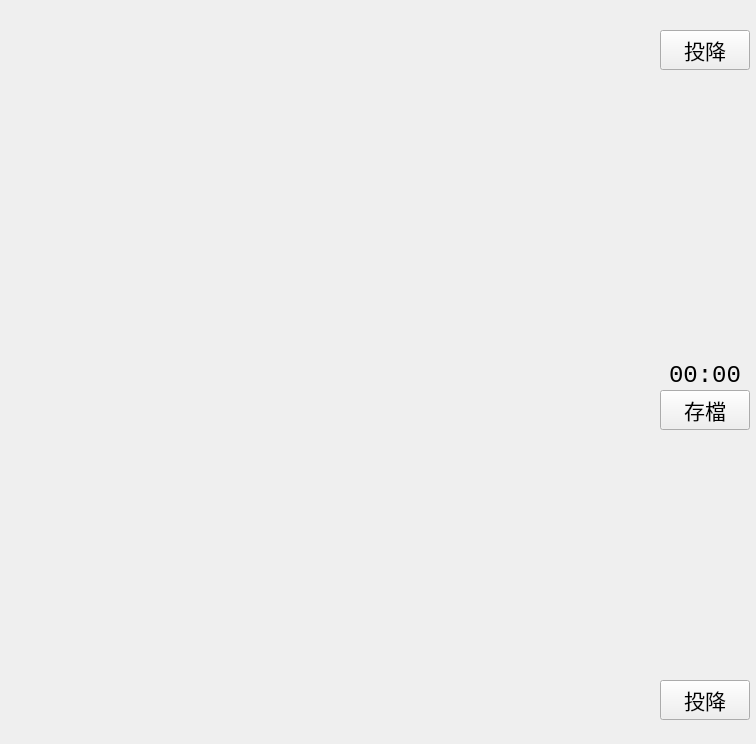
<?xml version="1.0" encoding="UTF-8"?>
<ui version="4.0">
 <class>ChessBoard</class>
 <widget class="QWidget" name="ChessBoard">
  <property name="geometry">
   <rect>
    <x>0</x>
    <y>0</y>
    <width>756</width>
    <height>744</height>
   </rect>
  </property>
  <property name="windowTitle">
   <string>Form</string>
  </property>
  <property name="autoFillBackground">
   <bool>false</bool>
  </property>
  <widget class="QPushButton" name="BACK">
   <property name="geometry">
    <rect>
     <x>0</x>
     <y>0</y>
     <width>661</width>
     <height>741</height>
    </rect>
   </property>
   <property name="text">
    <string/>
   </property>
   <property name="icon">
    <iconset>
     <normaloff>../svg/棋盤.svg</normaloff>../svg/棋盤.svg</iconset>
   </property>
   <property name="iconSize">
    <size>
     <width>650</width>
     <height>2560</height>
    </size>
   </property>
   <property name="flat">
    <bool>true</bool>
   </property>
  </widget>
  <widget class="QPushButton" name="btn_BL_shi_R">
   <property name="geometry">
    <rect>
     <x>377</x>
     <y>670</y>
     <width>51</width>
     <height>51</height>
    </rect>
   </property>
   <property name="text">
    <string/>
   </property>
   <property name="icon">
    <iconset>
     <normaloff>../svg/ad1.svg</normaloff>../svg/ad1.svg</iconset>
   </property>
   <property name="iconSize">
    <size>
     <width>48</width>
     <height>48</height>
    </size>
   </property>
   <property name="flat">
    <bool>true</bool>
   </property>
  </widget>
  <widget class="QPushButton" name="btn_BL_shi_L">
   <property name="geometry">
    <rect>
     <x>233</x>
     <y>670</y>
     <width>51</width>
     <height>51</height>
    </rect>
   </property>
   <property name="text">
    <string/>
   </property>
   <property name="icon">
    <iconset>
     <normaloff>../svg/ad1.svg</normaloff>../svg/ad1.svg</iconset>
   </property>
   <property name="iconSize">
    <size>
     <width>48</width>
     <height>48</height>
    </size>
   </property>
   <property name="flat">
    <bool>true</bool>
   </property>
  </widget>
  <widget class="QPushButton" name="btn_RD_shi_R">
   <property name="geometry">
    <rect>
     <x>377</x>
     <y>22</y>
     <width>51</width>
     <height>51</height>
    </rect>
   </property>
   <property name="text">
    <string/>
   </property>
   <property name="icon">
    <iconset>
     <normaloff>../svg/al1.svg</normaloff>../svg/al1.svg</iconset>
   </property>
   <property name="iconSize">
    <size>
     <width>48</width>
     <height>48</height>
    </size>
   </property>
   <property name="flat">
    <bool>true</bool>
   </property>
  </widget>
  <widget class="QPushButton" name="btn_RD_shi_L">
   <property name="geometry">
    <rect>
     <x>233</x>
     <y>22</y>
     <width>51</width>
     <height>51</height>
    </rect>
   </property>
   <property name="text">
    <string/>
   </property>
   <property name="icon">
    <iconset>
     <normaloff>../svg/al1.svg</normaloff>../svg/al1.svg</iconset>
   </property>
   <property name="iconSize">
    <size>
     <width>48</width>
     <height>48</height>
    </size>
   </property>
   <property name="flat">
    <bool>true</bool>
   </property>
  </widget>
  <widget class="QPushButton" name="btn_BL_pao_R">
   <property name="geometry">
    <rect>
     <x>521</x>
     <y>526</y>
     <width>51</width>
     <height>51</height>
    </rect>
   </property>
   <property name="text">
    <string/>
   </property>
   <property name="icon">
    <iconset>
     <normaloff>../svg/cd1.svg</normaloff>../svg/cd1.svg</iconset>
   </property>
   <property name="iconSize">
    <size>
     <width>48</width>
     <height>48</height>
    </size>
   </property>
   <property name="flat">
    <bool>true</bool>
   </property>
  </widget>
  <widget class="QPushButton" name="btn_BL_pao_L">
   <property name="geometry">
    <rect>
     <x>89</x>
     <y>526</y>
     <width>51</width>
     <height>51</height>
    </rect>
   </property>
   <property name="text">
    <string/>
   </property>
   <property name="icon">
    <iconset>
     <normaloff>../svg/cd1.svg</normaloff>../svg/cd1.svg</iconset>
   </property>
   <property name="iconSize">
    <size>
     <width>48</width>
     <height>48</height>
    </size>
   </property>
   <property name="flat">
    <bool>true</bool>
   </property>
  </widget>
  <widget class="QPushButton" name="btn_RD_pao_R">
   <property name="geometry">
    <rect>
     <x>521</x>
     <y>166</y>
     <width>51</width>
     <height>51</height>
    </rect>
   </property>
   <property name="text">
    <string/>
   </property>
   <property name="icon">
    <iconset>
     <normaloff>../svg/cl1.svg</normaloff>../svg/cl1.svg</iconset>
   </property>
   <property name="iconSize">
    <size>
     <width>48</width>
     <height>48</height>
    </size>
   </property>
   <property name="flat">
    <bool>true</bool>
   </property>
  </widget>
  <widget class="QPushButton" name="btn_RD_pao_L">
   <property name="geometry">
    <rect>
     <x>89</x>
     <y>166</y>
     <width>51</width>
     <height>51</height>
    </rect>
   </property>
   <property name="text">
    <string/>
   </property>
   <property name="icon">
    <iconset>
     <normaloff>../svg/cl1.svg</normaloff>../svg/cl1.svg</iconset>
   </property>
   <property name="iconSize">
    <size>
     <width>48</width>
     <height>48</height>
    </size>
   </property>
   <property name="flat">
    <bool>true</bool>
   </property>
  </widget>
  <widget class="QPushButton" name="btn_BL_xiang_R">
   <property name="geometry">
    <rect>
     <x>449</x>
     <y>670</y>
     <width>51</width>
     <height>51</height>
    </rect>
   </property>
   <property name="text">
    <string/>
   </property>
   <property name="icon">
    <iconset>
     <normaloff>../svg/ed1.svg</normaloff>../svg/ed1.svg</iconset>
   </property>
   <property name="iconSize">
    <size>
     <width>48</width>
     <height>48</height>
    </size>
   </property>
   <property name="flat">
    <bool>true</bool>
   </property>
  </widget>
  <widget class="QPushButton" name="btn_BL_xiang_L">
   <property name="geometry">
    <rect>
     <x>161</x>
     <y>670</y>
     <width>51</width>
     <height>51</height>
    </rect>
   </property>
   <property name="text">
    <string/>
   </property>
   <property name="icon">
    <iconset>
     <normaloff>../svg/ed1.svg</normaloff>../svg/ed1.svg</iconset>
   </property>
   <property name="iconSize">
    <size>
     <width>48</width>
     <height>48</height>
    </size>
   </property>
   <property name="flat">
    <bool>true</bool>
   </property>
  </widget>
  <widget class="QPushButton" name="btn_BL_jiang">
   <property name="geometry">
    <rect>
     <x>305</x>
     <y>670</y>
     <width>51</width>
     <height>51</height>
    </rect>
   </property>
   <property name="text">
    <string/>
   </property>
   <property name="icon">
    <iconset>
     <normaloff>../svg/gd1.svg</normaloff>../svg/gd1.svg</iconset>
   </property>
   <property name="iconSize">
    <size>
     <width>48</width>
     <height>48</height>
    </size>
   </property>
   <property name="flat">
    <bool>true</bool>
   </property>
  </widget>
  <widget class="QPushButton" name="btn_BL_ma_R">
   <property name="geometry">
    <rect>
     <x>521</x>
     <y>670</y>
     <width>51</width>
     <height>51</height>
    </rect>
   </property>
   <property name="text">
    <string/>
   </property>
   <property name="icon">
    <iconset>
     <normaloff>../svg/hd1.svg</normaloff>../svg/hd1.svg</iconset>
   </property>
   <property name="iconSize">
    <size>
     <width>48</width>
     <height>48</height>
    </size>
   </property>
   <property name="flat">
    <bool>true</bool>
   </property>
  </widget>
  <widget class="QPushButton" name="btn_BL_ma_L">
   <property name="geometry">
    <rect>
     <x>89</x>
     <y>670</y>
     <width>51</width>
     <height>51</height>
    </rect>
   </property>
   <property name="text">
    <string/>
   </property>
   <property name="icon">
    <iconset>
     <normaloff>../svg/hd1.svg</normaloff>../svg/hd1.svg</iconset>
   </property>
   <property name="iconSize">
    <size>
     <width>48</width>
     <height>48</height>
    </size>
   </property>
   <property name="flat">
    <bool>true</bool>
   </property>
  </widget>
  <widget class="QPushButton" name="btn_BL_ju_R">
   <property name="geometry">
    <rect>
     <x>593</x>
     <y>670</y>
     <width>51</width>
     <height>51</height>
    </rect>
   </property>
   <property name="text">
    <string/>
   </property>
   <property name="icon">
    <iconset>
     <normaloff>../svg/rd1.svg</normaloff>../svg/rd1.svg</iconset>
   </property>
   <property name="iconSize">
    <size>
     <width>48</width>
     <height>48</height>
    </size>
   </property>
   <property name="flat">
    <bool>true</bool>
   </property>
  </widget>
  <widget class="QPushButton" name="btn_BL_ju_L">
   <property name="geometry">
    <rect>
     <x>17</x>
     <y>670</y>
     <width>51</width>
     <height>51</height>
    </rect>
   </property>
   <property name="text">
    <string/>
   </property>
   <property name="icon">
    <iconset>
     <normaloff>../svg/rd1.svg</normaloff>../svg/rd1.svg</iconset>
   </property>
   <property name="iconSize">
    <size>
     <width>48</width>
     <height>48</height>
    </size>
   </property>
   <property name="flat">
    <bool>true</bool>
   </property>
  </widget>
  <widget class="QPushButton" name="btn_RD_bing_5">
   <property name="geometry">
    <rect>
     <x>593</x>
     <y>238</y>
     <width>51</width>
     <height>51</height>
    </rect>
   </property>
   <property name="text">
    <string/>
   </property>
   <property name="icon">
    <iconset>
     <normaloff>../svg/sl1.svg</normaloff>../svg/sl1.svg</iconset>
   </property>
   <property name="iconSize">
    <size>
     <width>48</width>
     <height>48</height>
    </size>
   </property>
   <property name="flat">
    <bool>true</bool>
   </property>
  </widget>
  <widget class="QPushButton" name="btn_RD_bing_4">
   <property name="geometry">
    <rect>
     <x>449</x>
     <y>238</y>
     <width>51</width>
     <height>51</height>
    </rect>
   </property>
   <property name="text">
    <string/>
   </property>
   <property name="icon">
    <iconset>
     <normaloff>../svg/sl1.svg</normaloff>../svg/sl1.svg</iconset>
   </property>
   <property name="iconSize">
    <size>
     <width>48</width>
     <height>48</height>
    </size>
   </property>
   <property name="flat">
    <bool>true</bool>
   </property>
  </widget>
  <widget class="QPushButton" name="btn_RD_bing_3">
   <property name="geometry">
    <rect>
     <x>305</x>
     <y>238</y>
     <width>51</width>
     <height>51</height>
    </rect>
   </property>
   <property name="text">
    <string/>
   </property>
   <property name="icon">
    <iconset>
     <normaloff>../svg/sl1.svg</normaloff>../svg/sl1.svg</iconset>
   </property>
   <property name="iconSize">
    <size>
     <width>48</width>
     <height>48</height>
    </size>
   </property>
   <property name="flat">
    <bool>true</bool>
   </property>
  </widget>
  <widget class="QPushButton" name="btn_RD_bing_2">
   <property name="geometry">
    <rect>
     <x>161</x>
     <y>238</y>
     <width>51</width>
     <height>51</height>
    </rect>
   </property>
   <property name="text">
    <string/>
   </property>
   <property name="icon">
    <iconset>
     <normaloff>../svg/sl1.svg</normaloff>../svg/sl1.svg</iconset>
   </property>
   <property name="iconSize">
    <size>
     <width>48</width>
     <height>48</height>
    </size>
   </property>
   <property name="flat">
    <bool>true</bool>
   </property>
  </widget>
  <widget class="QPushButton" name="btn_RD_bing_1">
   <property name="geometry">
    <rect>
     <x>17</x>
     <y>238</y>
     <width>51</width>
     <height>51</height>
    </rect>
   </property>
   <property name="text">
    <string/>
   </property>
   <property name="icon">
    <iconset>
     <normaloff>../svg/sl1.svg</normaloff>../svg/sl1.svg</iconset>
   </property>
   <property name="iconSize">
    <size>
     <width>48</width>
     <height>48</height>
    </size>
   </property>
   <property name="flat">
    <bool>true</bool>
   </property>
  </widget>
  <widget class="QPushButton" name="btn_BL_zu_5">
   <property name="geometry">
    <rect>
     <x>593</x>
     <y>454</y>
     <width>51</width>
     <height>51</height>
    </rect>
   </property>
   <property name="text">
    <string/>
   </property>
   <property name="icon">
    <iconset>
     <normaloff>../svg/sd1.svg</normaloff>../svg/sd1.svg</iconset>
   </property>
   <property name="iconSize">
    <size>
     <width>48</width>
     <height>48</height>
    </size>
   </property>
   <property name="flat">
    <bool>true</bool>
   </property>
  </widget>
  <widget class="QPushButton" name="btn_BL_zu_1">
   <property name="geometry">
    <rect>
     <x>17</x>
     <y>454</y>
     <width>51</width>
     <height>51</height>
    </rect>
   </property>
   <property name="text">
    <string/>
   </property>
   <property name="icon">
    <iconset>
     <normaloff>../svg/sd1.svg</normaloff>../svg/sd1.svg</iconset>
   </property>
   <property name="iconSize">
    <size>
     <width>48</width>
     <height>48</height>
    </size>
   </property>
   <property name="flat">
    <bool>true</bool>
   </property>
  </widget>
  <widget class="QPushButton" name="btn_BL_zu_4">
   <property name="geometry">
    <rect>
     <x>449</x>
     <y>454</y>
     <width>51</width>
     <height>51</height>
    </rect>
   </property>
   <property name="text">
    <string/>
   </property>
   <property name="icon">
    <iconset>
     <normaloff>../svg/sd1.svg</normaloff>../svg/sd1.svg</iconset>
   </property>
   <property name="iconSize">
    <size>
     <width>48</width>
     <height>48</height>
    </size>
   </property>
   <property name="flat">
    <bool>true</bool>
   </property>
  </widget>
  <widget class="QPushButton" name="btn_BL_zu_3">
   <property name="geometry">
    <rect>
     <x>305</x>
     <y>454</y>
     <width>51</width>
     <height>51</height>
    </rect>
   </property>
   <property name="text">
    <string/>
   </property>
   <property name="icon">
    <iconset>
     <normaloff>../svg/sd1.svg</normaloff>../svg/sd1.svg</iconset>
   </property>
   <property name="iconSize">
    <size>
     <width>48</width>
     <height>48</height>
    </size>
   </property>
   <property name="flat">
    <bool>true</bool>
   </property>
  </widget>
  <widget class="QPushButton" name="btn_BL_zu_2">
   <property name="geometry">
    <rect>
     <x>161</x>
     <y>454</y>
     <width>51</width>
     <height>51</height>
    </rect>
   </property>
   <property name="text">
    <string/>
   </property>
   <property name="icon">
    <iconset>
     <normaloff>../svg/sd1.svg</normaloff>../svg/sd1.svg</iconset>
   </property>
   <property name="iconSize">
    <size>
     <width>48</width>
     <height>48</height>
    </size>
   </property>
   <property name="flat">
    <bool>true</bool>
   </property>
  </widget>
  <widget class="QPushButton" name="btn_RD_ju_R">
   <property name="geometry">
    <rect>
     <x>593</x>
     <y>22</y>
     <width>51</width>
     <height>51</height>
    </rect>
   </property>
   <property name="text">
    <string/>
   </property>
   <property name="icon">
    <iconset>
     <normaloff>../svg/rl1.svg</normaloff>../svg/rl1.svg</iconset>
   </property>
   <property name="iconSize">
    <size>
     <width>48</width>
     <height>48</height>
    </size>
   </property>
   <property name="flat">
    <bool>true</bool>
   </property>
  </widget>
  <widget class="QPushButton" name="btn_RD_ju_L">
   <property name="geometry">
    <rect>
     <x>17</x>
     <y>22</y>
     <width>51</width>
     <height>51</height>
    </rect>
   </property>
   <property name="text">
    <string/>
   </property>
   <property name="icon">
    <iconset>
     <normaloff>../svg/rl1.svg</normaloff>../svg/rl1.svg</iconset>
   </property>
   <property name="iconSize">
    <size>
     <width>48</width>
     <height>48</height>
    </size>
   </property>
   <property name="flat">
    <bool>true</bool>
   </property>
  </widget>
  <widget class="QPushButton" name="btn_RD_xiang_L">
   <property name="geometry">
    <rect>
     <x>161</x>
     <y>22</y>
     <width>51</width>
     <height>51</height>
    </rect>
   </property>
   <property name="text">
    <string/>
   </property>
   <property name="icon">
    <iconset>
     <normaloff>../svg/el1.svg</normaloff>../svg/el1.svg</iconset>
   </property>
   <property name="iconSize">
    <size>
     <width>48</width>
     <height>48</height>
    </size>
   </property>
   <property name="flat">
    <bool>true</bool>
   </property>
  </widget>
  <widget class="QPushButton" name="btn_RD_ma_L">
   <property name="geometry">
    <rect>
     <x>89</x>
     <y>22</y>
     <width>51</width>
     <height>51</height>
    </rect>
   </property>
   <property name="text">
    <string/>
   </property>
   <property name="icon">
    <iconset>
     <normaloff>../svg/hl1.svg</normaloff>../svg/hl1.svg</iconset>
   </property>
   <property name="iconSize">
    <size>
     <width>48</width>
     <height>48</height>
    </size>
   </property>
   <property name="flat">
    <bool>true</bool>
   </property>
  </widget>
  <widget class="QPushButton" name="btn_RD_shuai">
   <property name="geometry">
    <rect>
     <x>305</x>
     <y>22</y>
     <width>51</width>
     <height>51</height>
    </rect>
   </property>
   <property name="text">
    <string/>
   </property>
   <property name="icon">
    <iconset>
     <normaloff>../svg/gl1.svg</normaloff>../svg/gl1.svg</iconset>
   </property>
   <property name="iconSize">
    <size>
     <width>48</width>
     <height>48</height>
    </size>
   </property>
   <property name="flat">
    <bool>true</bool>
   </property>
  </widget>
  <widget class="QPushButton" name="btn_RD_ma_R">
   <property name="geometry">
    <rect>
     <x>521</x>
     <y>22</y>
     <width>51</width>
     <height>51</height>
    </rect>
   </property>
   <property name="text">
    <string/>
   </property>
   <property name="icon">
    <iconset>
     <normaloff>../svg/hl1.svg</normaloff>../svg/hl1.svg</iconset>
   </property>
   <property name="iconSize">
    <size>
     <width>48</width>
     <height>48</height>
    </size>
   </property>
   <property name="flat">
    <bool>true</bool>
   </property>
  </widget>
  <widget class="QPushButton" name="btn_RD_xiang_R">
   <property name="geometry">
    <rect>
     <x>449</x>
     <y>22</y>
     <width>51</width>
     <height>51</height>
    </rect>
   </property>
   <property name="text">
    <string/>
   </property>
   <property name="icon">
    <iconset>
     <normaloff>../svg/el1.svg</normaloff>../svg/el1.svg</iconset>
   </property>
   <property name="iconSize">
    <size>
     <width>48</width>
     <height>48</height>
    </size>
   </property>
   <property name="flat">
    <bool>true</bool>
   </property>
  </widget>
  <widget class="QPushButton" name="btn_RD_surrender">
   <property name="geometry">
    <rect>
     <x>660</x>
     <y>30</y>
     <width>90</width>
     <height>40</height>
    </rect>
   </property>
   <property name="font">
    <font>
     <pointsize>16</pointsize>
    </font>
   </property>
   <property name="layoutDirection">
    <enum>Qt::LeftToRight</enum>
   </property>
   <property name="text">
    <string>投降</string>
   </property>
  </widget>
  <widget class="QPushButton" name="btn_BL_surrender">
   <property name="enabled">
    <bool>true</bool>
   </property>
   <property name="geometry">
    <rect>
     <x>660</x>
     <y>680</y>
     <width>90</width>
     <height>40</height>
    </rect>
   </property>
   <property name="font">
    <font>
     <pointsize>16</pointsize>
    </font>
   </property>
   <property name="layoutDirection">
    <enum>Qt::LeftToRight</enum>
   </property>
   <property name="text">
    <string>投降</string>
   </property>
  </widget>
  <widget class="QLabel" name="lb_timer">
   <property name="geometry">
    <rect>
     <x>660</x>
     <y>360</y>
     <width>90</width>
     <height>31</height>
    </rect>
   </property>
   <property name="font">
    <font>
     <family>Consolas</family>
     <pointsize>18</pointsize>
    </font>
   </property>
   <property name="text">
    <string>00:00</string>
   </property>
   <property name="alignment">
    <set>Qt::AlignCenter</set>
   </property>
  </widget>
  <widget class="QPushButton" name="btn_save">
   <property name="enabled">
    <bool>true</bool>
   </property>
   <property name="geometry">
    <rect>
     <x>660</x>
     <y>390</y>
     <width>90</width>
     <height>40</height>
    </rect>
   </property>
   <property name="font">
    <font>
     <pointsize>16</pointsize>
    </font>
   </property>
   <property name="layoutDirection">
    <enum>Qt::LeftToRight</enum>
   </property>
   <property name="text">
    <string>存檔</string>
   </property>
  </widget>
  <widget class="QPushButton" name="pic_bear_inv">
   <property name="enabled">
    <bool>true</bool>
   </property>
   <property name="geometry">
    <rect>
     <x>660</x>
     <y>130</y>
     <width>90</width>
     <height>161</height>
    </rect>
   </property>
   <property name="font">
    <font>
     <pointsize>16</pointsize>
    </font>
   </property>
   <property name="layoutDirection">
    <enum>Qt::LeftToRight</enum>
   </property>
   <property name="text">
    <string/>
   </property>
   <property name="icon">
    <iconset>
     <normaloff>pics/ind_rev.jpg</normaloff>pics/ind_rev.jpg</iconset>
   </property>
   <property name="iconSize">
    <size>
     <width>80</width>
     <height>800</height>
    </size>
   </property>
   <property name="flat">
    <bool>true</bool>
   </property>
  </widget>
  <widget class="QPushButton" name="pic_bear">
   <property name="enabled">
    <bool>true</bool>
   </property>
   <property name="geometry">
    <rect>
     <x>660</x>
     <y>470</y>
     <width>91</width>
     <height>161</height>
    </rect>
   </property>
   <property name="font">
    <font>
     <pointsize>16</pointsize>
    </font>
   </property>
   <property name="layoutDirection">
    <enum>Qt::LeftToRight</enum>
   </property>
   <property name="text">
    <string/>
   </property>
   <property name="icon">
    <iconset>
     <normaloff>pics/ind.jpg</normaloff>pics/ind.jpg</iconset>
   </property>
   <property name="iconSize">
    <size>
     <width>80</width>
     <height>800</height>
    </size>
   </property>
   <property name="flat">
    <bool>true</bool>
   </property>
  </widget>
 </widget>
 <resources/>
 <connections/>
</ui>
